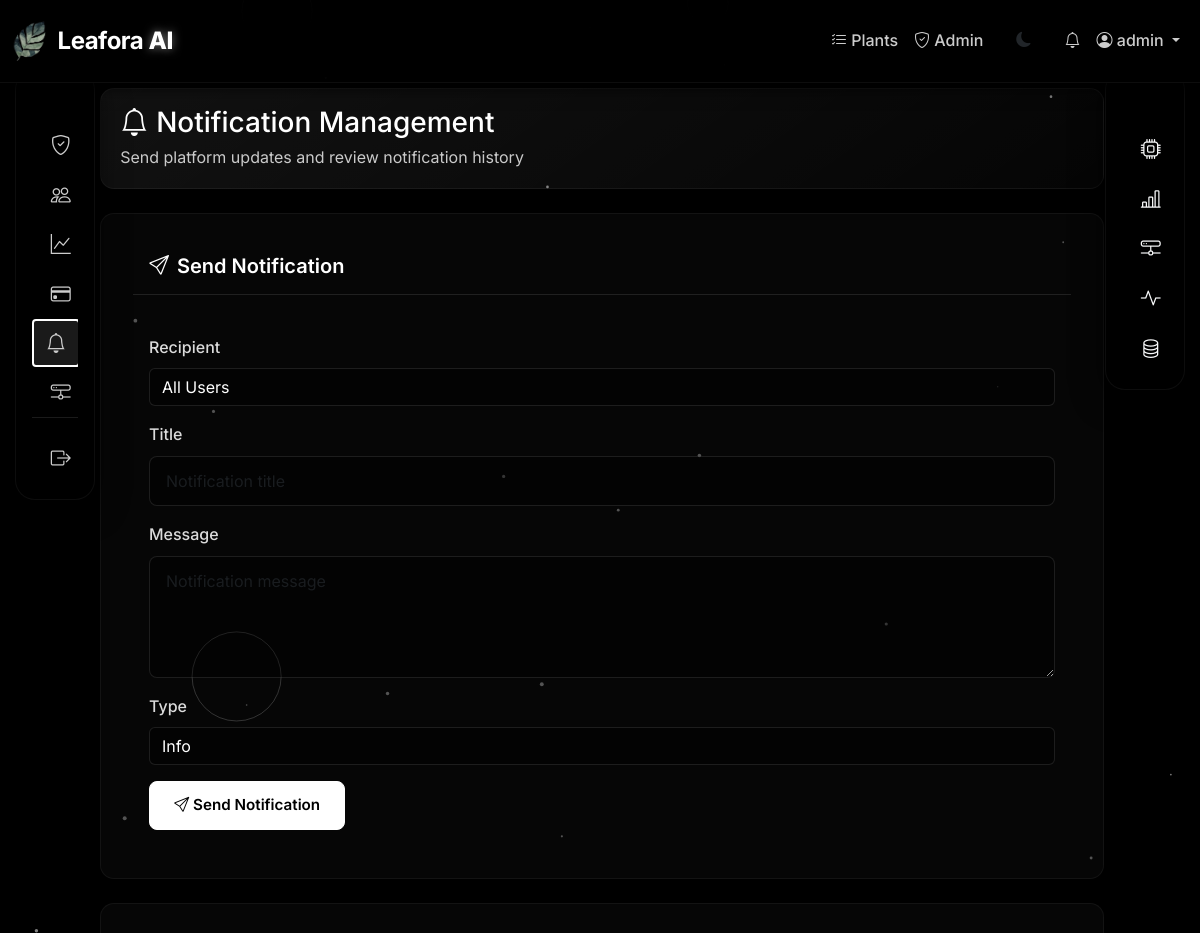
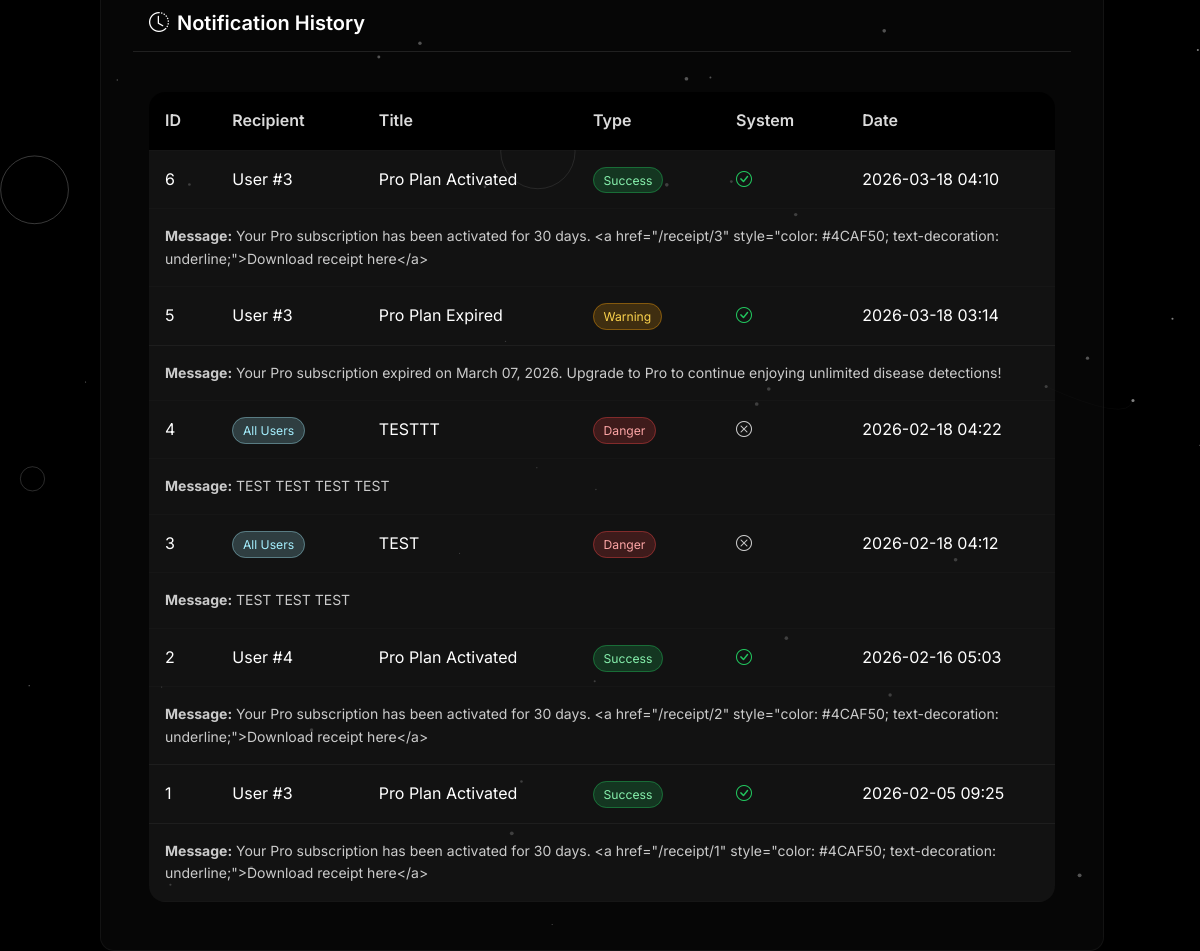
Page /admin/notifications (signed in) on the committed database (2 pictures, top to bottom).
### app.py (models this page shows, shortened)
class User(db.Model):
    __tablename__ = 'tbl_login'
    id = db.Column(db.Integer, primary_key=True)
    username = db.Column(db.String(80), unique=True, nullable=False)
    email = db.Column(db.String(120), unique=True, nullable=False)
    password_hash = db.Column(db.String(255), nullable=False)
    theme = db.Column(db.String(10), default='light')
    last_login = db.Column(db.DateTime, nullable=True)
    @property
    def customer(self):
        return db.session.query(Customer).filter_by(customer_id=self.id).first()
    @property
    def is_admin(self):
        c = self.customer
        try:
            return bool(c.is_admin) if c else False
        except AttributeError:
            return False

class Notification(db.Model):
    __tablename__ = 'tbl_notification'
    id = db.Column(db.Integer, primary_key=True)
    cust_id = db.Column(db.Integer, db.ForeignKey('tbl_customer.customer_id'), nullable=True)  # None = all users
    title = db.Column(db.String(255), nullable=False)
    message = db.Column(db.Text, nullable=False)
    notification_type = db.Column(db.String(50), default='info')
    is_read = db.Column(db.Boolean, default=False)
    is_system = db.Column(db.Boolean, default=False)
    created_at = db.Column(db.DateTime, default=lambda: datetime.now(timezone.utc))
    customer = db.relationship('Customer', foreign_keys=[cust_id], backref='notifications_rel', lazy=True)
    @property
    def user_id(self):
        return self.cust_id

### app.py (the view, shortened to what this page needs)
@app.route('/admin/notifications', methods=['GET', 'POST'])
@admin_required
def admin_notifications():
    all_notifications = Notification.query.order_by(Notification.created_at.desc()).limit(50).all()
    all_users = User.query.join(Customer).filter(Customer.is_deleted == False).order_by(User.username).all()
    return render_template('admin/admin_notifications.html',
                         notifications=all_notifications,
                         users=all_users)

### app.py (called while the page is built)
def admin_required(f):
    from functools import wraps
    @wraps(f)
    def decorated_function(*args, **kwargs):
        if 'user_id' not in session:
            flash('Please login to access this page.', 'warning')
            return redirect(url_for('login'))
        user = db.session.get(User, session['user_id'])
        if not user or not user.is_admin:
            flash('Access denied. Admin privileges required.', 'danger')
            return redirect(url_for('dashboard'))
        return f(*args, **kwargs)
    return decorated_function

### templates/admin/admin_notifications.html (shortened to what this page needs)
{% extends "base.html" %}
{% block content %}
<div class="container-fluid admin-notifications-page">
    <div class="admin-page-header mb-4">
        <h1 class="admin-page-title h3 d-flex align-items-center gap-2">
            <i class="bi bi-bell"></i>
            <span>Notification Management</span>
        </h1>
        <p class="admin-page-subtitle">Send platform updates and review notification history</p>
    </div>
    <div class="section-card card mb-4">
        <div class="card-header">
            <h5 class="mb-0 d-flex align-items-center gap-2">
                <i class="bi bi-send"></i>
                <span>Send Notification</span>
            </h5>
        </div>
        <div class="card-body">
            <form method="POST" action="{{ url_for('admin_notifications') }}">
                <div class="mb-3">
                    <label for="recipient_type" class="form-label">Recipient</label>
                    <select class="form-select" id="recipient_type" name="recipient_type" required onchange="toggleUserSelect()">
                        <option value="all">All Users</option>
                    </select>
                </div>
                <div class="mb-3">
                    <label for="title" class="form-label">Title</label>
                    <input type="text" class="form-control" id="title" name="title" required maxlength="255" placeholder="Notification title">
                </div>
                <div class="mb-3">
                    <label for="message" class="form-label">Message</label>
                    <textarea class="form-control" id="message" name="message" rows="4" required placeholder="Notification message"></textarea>
                </div>
                <div class="mb-3">
                    <label for="type" class="form-label">Type</label>
                    <select class="form-select" id="type" name="type" required>
                        <option value="info">Info</option>
                    </select>
                </div>
                <button type="submit" class="btn btn-primary">
                    <i class="bi bi-send"></i>
                    <span>Send Notification</span>
                </button>
            </form>
        </div>
    </div>
    <div class="section-card card">
        <div class="card-header">
            <h5 class="mb-0 d-flex align-items-center gap-2">
                <i class="bi bi-clock-history"></i>
                <span>Notification History</span>
            </h5>
        </div>
        <div class="card-body">
            {% if notifications %}
            <div class="table-responsive">
                <table class="table table-dark table-striped table-hover admin-table">
                    <thead>
                        <tr>
                            <th>ID</th>
                            <th>Recipient</th>
                            <th>Title</th>
                            <th>Type</th>
                            <th>System</th>
                            <th>Date</th>
                        </tr>
                    </thead>
                    <tbody>
                        {% for notification in notifications %}
                        <tr>
                            <td>{{ notification.id }}</td>
                            <td>
                                {% if notification.user_id %}
                                    User #{{ notification.user_id }}
                                {% else %}
                                    <span class="all-users-badge">All Users</span>
                                {% endif %}
                            </td>
                            <td>{{ notification.title }}</td>
                            <td>
                                <span class="type-badge {% if notification.notification_type == 'info' %}type-info{% elif notification.notification_type == 'success' %}type-success{% elif notification.notification_type == 'warning' %}type-warning{% elif notification.notification_type == 'danger' %}type-danger{% else %}type-default{% endif %}">
                                    {{ notification.notification_type }}
                                </span>
                            </td>
                            <td>
                                {% if notification.is_system %}
                                    <i class="bi bi-check-circle" style="color:#22c55e;"></i>
                                {% else %}
                                    <i class="bi bi-x-circle muted"></i>
                                {% endif %}
                            </td>
                            <td>{{ notification.created_at.strftime('%Y-%m-%d %H:%M') if notification.created_at else 'N/A' }}</td>
                        </tr>
                        <tr class="message-row">
                            <td colspan="6" class="small">
                                <strong>Message:</strong> {{ notification.message }}
                            </td>
                        </tr>
                        {% endfor %}
                    </tbody>
                </table>
            </div>
            {% else %}
            <p class="empty-state">No notifications sent yet.</p>
            {% endif %}
        </div>
    </div>
</div>
{% endblock %}

### templates/components/navbar.html (shortened to what this page needs)
<nav class="navbar navbar-expand-lg">
    <div class="container-fluid">
        <a class="navbar-brand" href="{{ url_for('index') }}" style="display: flex; align-items: center; gap: 0.75rem;">
            <img src="{{ url_for('logo') }}" alt="Leafora AI Logo" style="height: 40px;" onerror="this.style.display='none'; this.nextElementSibling.style.display='inline';">
            <span>Leafora <span class="ai-text-animate">AI</span></span>
        </a>
        <div class="collapse navbar-collapse" id="navbarNav">
            <ul class="navbar-nav ms-auto align-items-center">
                {% if session.user_id %}
                    <li class="nav-item">
                        <a class="nav-link" href="{{ url_for('supported_plants') }}">
                            <i class="bi bi-list-check"></i> Plants
                        </a>
                    </li>
                    {% if session.is_admin %}
                    <li class="nav-item">
                        <a class="nav-link" href="{{ url_for('admin_dashboard') }}">
                            <i class="bi bi-shield-check"></i> Admin
                        </a>
                    </li>
                    {% endif %}
                    <li class="nav-item">
                        <button class="theme-toggle btn" id="themeToggle" title="Toggle theme">
                            <i class="bi bi-moon-fill" id="themeIcon"></i>
                        </button>
                    </li>
                    <li class="nav-item dropdown">
                        <a class="nav-link position-relative" href="#" role="button" data-bs-toggle="dropdown" id="notificationsDropdown" onclick="loadNotificationDropdown(); return false;">
                            <i class="bi bi-bell"></i>
                        </a>
                    </li>
                    <li class="nav-item dropdown">
                        <a class="nav-link dropdown-toggle" href="#" role="button" data-bs-toggle="dropdown">
                            <i class="bi bi-person-circle"></i> {{ session.username }}
                        </a>
                    </li>
                {% endif %}
            </ul>
        </div>
    </div>
</nav>

### static/css/style.css (style rules this page uses)
:root { --bg-primary: #000000; --bg-secondary: #000000; --bg-card: rgba(15, 15, 15, 0.4); --text-primary: #ffffff; --text-secondary: #cccccc; --text-muted: #999999; --accent: #ffffff; --accent-hover: #f0f0f0; --border-color: rgba(255, 255, 255, 0.05); --border-accent: rgba(255, 255, 255, 0.15); --shadow-sm: 0 2px 8px rgba(0, 0, 0, 0.8); --shadow-md: 0 4px 16px rgba(0, 0, 0, 0.9); --shadow-lg: 0 8px 32px rgba(0, 0, 0, 1); --border-radius: 16px; --transition: all 0.3s cubic-bezier(0.4, 0, 0.2, 1); --color-success: #22c55e; --color-danger: #ef4444; --color-warning: #f59e0b; --color-info: #3b82f6; --color-soft-white: #f5faff; --color-blue-3: #0ea5e9; }
*, *::before, *::after { box-sizing: border-box; margin: 0; padding: 0; }
body { font-family: 'Inter', -apple-system, BlinkMacSystemFont, 'Segoe UI', sans-serif; background: var(--bg-primary); color: var(--text-primary); line-height: 1.6; -webkit-font-smoothing: antialiased; -moz-osx-font-smoothing: grayscale; min-height: 100vh; cursor: none; }
a, button, .btn, .upload-area, input, select, textarea, [role="button"] { cursor: none !important; }
h1, h2, h3, h4, h5, h6 { font-weight: 600; line-height: 1.2; color: var(--text-primary); margin-bottom: 1rem; }
h1 { font-size: 2.5rem; }
h5 { font-size: 1.25rem; }
p { color: var(--text-secondary); margin-bottom: 1rem; }
a { color: var(--accent); text-decoration: none; transition: var(--transition); }
.card { background: var(--bg-card); border: 1px solid var(--border-color); border-radius: var(--border-radius); padding: 2rem; box-shadow: var(--shadow-md); transition: var(--transition); }
.card-header { border-bottom: 1px solid var(--border-color); padding-bottom: 1rem; margin-bottom: 1.5rem; }
.btn { display: inline-block; padding: 0.75rem 1.5rem; font-weight: 500; font-size: 0.95rem; border-radius: 8px; border: 1px solid transparent; cursor: pointer; transition: var(--transition); text-align: center; text-decoration: none; font-family: inherit; }
.btn-primary { background: var(--accent); color: var(--bg-primary); border-color: var(--accent); font-weight: 600; }
.form-control { width: 100%; padding: 0.75rem 1rem; background: var(--bg-secondary); border: 1px solid var(--border-color); border-radius: 8px; color: var(--text-primary); font-size: 1rem; font-family: inherit; transition: var(--transition); }
.form-label { display: block; margin-bottom: 0.5rem; color: var(--text-secondary); font-weight: 500; }
.navbar { background: rgba(0, 0, 0, 0.9) !important; backdrop-filter: blur(20px); -webkit-backdrop-filter: blur(20px); border-bottom: 1px solid rgba(255, 255, 255, 0.05); padding: 1rem 0; box-shadow: 0 4px 16px rgba(0, 0, 0, 0.8); transition: background 0.3s ease; position: fixed !important; top: 0 !important; left: 0 !important; width: 100% !important; z-index: 2000 !important; }
.navbar-brand { font-size: 1.5rem; font-weight: 700; color: #ffffff; letter-spacing: -0.5px; }
.nav-link { color: var(--text-secondary); padding: 0.5rem 1rem; transition: var(--transition); font-weight: 500; }
.table { width: 100%; border-collapse: collapse; background: var(--bg-card); border-radius: var(--border-radius); overflow: hidden; }
.table th { background: var(--bg-secondary); color: var(--text-primary); padding: 1rem; text-align: left; font-weight: 600; border-bottom: 1px solid var(--border-color); }
.table td { padding: 1rem; border-bottom: 1px solid var(--border-color); color: var(--text-secondary); }
.mb-4 { margin-bottom: 2rem; }
:root { --sidebar-width: 80px; --sidebar-width-expanded: 260px; --nav-height: 70px; }

### templates/base.html (style rules this page uses)
:root { --sidebar-width: 80px; --sidebar-width-expanded: 260px; --navbar-height: 70px; --primary-green: #4ade80; --bg-dark: #000000; }
html { background-color: #000000; }
body { background-color: transparent !important; color: #ffffff; overflow-x: hidden; }

### templates/components/navbar.html (style rules this page uses)
.ai-text-animate { display: inline-block; color: #ffffff; font-weight: 800; animation: aiFloat 3s ease-in-out infinite; position: relative; text-shadow: 0 0 10px rgba(255, 255, 255, 0.5); }

### rows in the picture
User: username "admin"
Notification: id "6", user_id "3", title "Pro Plan Activated", notification_type "Success", is_system True (drawn), created_at "2026-03-18 04:10", message "Your Pro subscription has been activated for 30 days. <a href=\"/receipt/3\" style=\"color: #4CAF50; text-decoration: underline;\">Download receipt here</a>"
Notification: id "5", user_id "3", title "Pro Plan Expired", notification_type "Warning", is_system True (drawn), created_at "2026-03-18 03:14", message "Your Pro subscription expired on March 07, 2026. Upgrade to Pro to continue enjoying unlimited disease detections!"
Notification: id "4", shows "All Users", title "TESTTT", notification_type "Danger", is_system False (drawn), created_at "2026-02-18 04:22", message "TEST TEST TEST TEST"
Notification: id "3", shows "All Users", title "TEST", notification_type "Danger", is_system False (drawn), created_at "2026-02-18 04:12", message "TEST TEST TEST"
Notification: id "2", user_id "4", title "Pro Plan Activated", notification_type "Success", is_system True (drawn), created_at "2026-02-16 05:03", message "Your Pro subscription has been activated for 30 days. <a href=\"/receipt/2\" style=\"color: #4CAF50; text-decoration: underline;\">Download receipt here</a>"
Notification: id "1", user_id "3", title "Pro Plan Activated", notification_type "Success", is_system True (drawn), created_at "2026-02-05 09:25", message "Your Pro subscription has been activated for 30 days. <a href=\"/receipt/1\" style=\"color: #4CAF50; text-decoration: underline;\">Download receipt here</a>"
